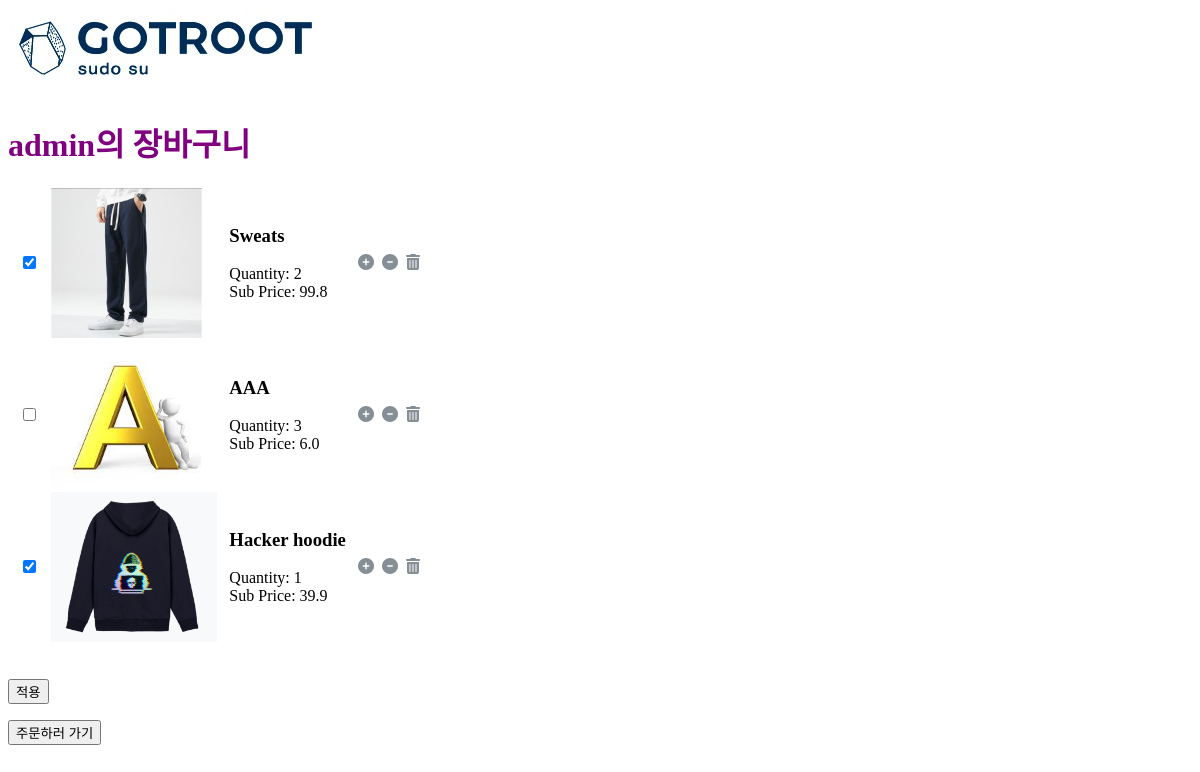
Before: /cart/ (signed in) with the older database file.
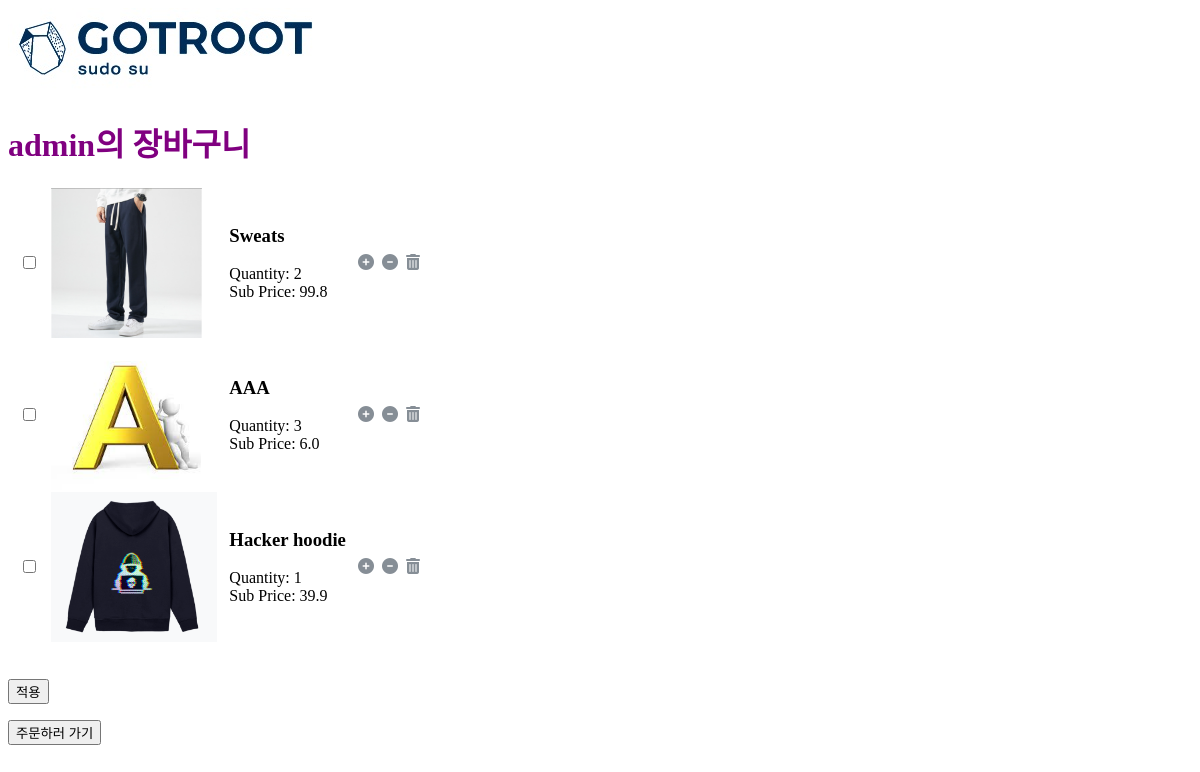
After: the same page with the newer database file.
### user/models.py (models this page shows, shortened)
class User(AbstractUser):
    email = models.EmailField(unique=True, null=False, max_length=255, verbose_name="이메일")
    username = models.CharField(unique=True, null=False, max_length=20, verbose_name="이름")
    phone_number = models.CharField(blank=True, max_length=255, verbose_name="핸드폰")
    address = models.CharField(blank=True, max_length=255, verbose_name="주소")
    gender = models.CharField(blank=True, choices=GENDER_CHOICES, max_length=255)
    is_active = models.BooleanField(default=True)
    is_staff = models.BooleanField(default=False)
    is_superuser = models.BooleanField(default=False)
    objects = UserManager()
    USERNAME_FIELD = 'email' #email로 구분
    REQUIRED_FIELDS = ['username']

### cart/models.py (models this page shows, shortened)
class CartItem(models.Model) :
    product = models.ForeignKey('shop.Product', on_delete=models.CASCADE)
    quantity = models.IntegerField(default=1)
    active = models.BooleanField(default=True)
    cart = models.ForeignKey(Cart, on_delete=models.CASCADE)
    @property
    def get_sub_total(self):
        return self.quantity * self.product.price

### shop/models.py (models this page shows, shortened)
class Product(models.Model):
    name = models.CharField(max_length=100)
    content = models.TextField(max_length=1000)
    category = models.ForeignKey(Category, on_delete=models.CASCADE)
    stock = models.PositiveIntegerField()
    price = models.FloatField()
    created_at = models.DateTimeField(auto_now_add=True)
    modified_at = models.DateTimeField(auto_now=True)
    deleted_at = models.DateTimeField(null=True, blank=True)
    @property
    def get_product_image(self):
        try:
            image = self.productimage_set.get(product=self, is_represent=True)
            return image.image.url
        except:
            random_image = choice(ProductImage.objects.filter(product=self))
            return random_image.image.url

class ProductImage(models.Model):
    product = models.ForeignKey(Product, on_delete=models.CASCADE)
    is_represent = models.BooleanField(default=False)
    image = models.ImageField(upload_to=product_image_path)

### cart/views.py (the view, shortened to what this page needs)
# urls.py: path('', views.index, name='index'),
def index(request):
    try:
        cart = Cart.objects.get(user=request.user)
    except Cart.DoesNotExist:
        cart = Cart.objects.create(user=request.user)
        cart.save()
    return render(request, 'cart/index.html', {'cart': cart})

### cart/models.py (called while the page is built)
    @property
    def get_cart_items(self):
        return self.cartitem_set.filter(cart=self)

### cart/templates/cart/index.html (shortened to what this page needs)
{% load static %}
<link rel="stylesheet" href="{% static 'css/cart/custom.css' %}">
<div class="navbar-header">
    <a class="navbar-brand" href="{% url 'shop:index' %}"><img src="{% static 'images/로고.png' %}"></a>
</div>
<h1 style="color: purple;"> {{ request.user.username }}의 장바구니 </h1>
{% if cart %}
<div class="col-12 col-sm-12 col-md-12 col-lg-6 text-center">
    <form action="{% url 'cart:index' %}" method="POST">
        <table class="table my_custom_table">
            <tbody>
            {% for item in cart.get_cart_items %}
                <tr>
                    <td>
                        {% if item.active %}
                        <label>
                            <input type="checkbox" name="active_check" value="{{ item.id }}" checked>
                        </label>
                        {% else %}
                        <label>
                            <input type="checkbox" name="active_check" value="{{ item.id }}">
                        </label>
                        {% endif %}
                    </td>
                    <td>
                        <img src="{{ item.product.get_product_image }}" alt="" class="float-left" style="width: auto; height: 150px;">
                    </td>
                    <td class="text-left">
                        <h3>{{ item.product.name }}</h3>
                        Quantity: {{ item.quantity }}<br>
                        Sub Price: {{ item.get_sub_total }}
                    </td>
                    <td>
                        <a href="{% url 'cart:plus_cart' item.product.id %}" class="custom_a">
                            <i class="fas fa-plus-circle custom_icon"></i></a>&nbsp;
                        <a href="{% url 'cart:minus_cart' item.product.id %}" class="custom_a">
                            <i class="fas fa-minus-circle custom_icon"></i></a>&nbsp;
                        <a href="{% url 'cart:delete_cart' item.product.id %}"  class="custom_a">
                            <i class="fas fa-trash-alt custom_icon"></i></a>
                    </td>
                </tr>
            {% endfor %}
            </tbody>
        </table>
        <br><br><input class="btn btn-success" type="submit" value="적용">
    </form>
</div>
<button onclick='location.href="{% url 'order:order_cart' %}"'>주문하러 가기</button>
{% else %}
<h3>담은 상품이 없습니다.</h3>
{% endif %}

### static/css/cart/custom.css (style rules this page uses)
.my_custom_table { border-spacing: 10px 0px; }
.custom_a { text-decoration: none; }
.custom_icon { text-decoration: none; color: #868e96 !important; }

Changed rows visible on the page:
changed CartItem "Sweats": active True → False (drawn); active_check "☑" → "☐"
changed CartItem "Hacker hoodie": active True → False (drawn); active_check "☑" → "☐"
